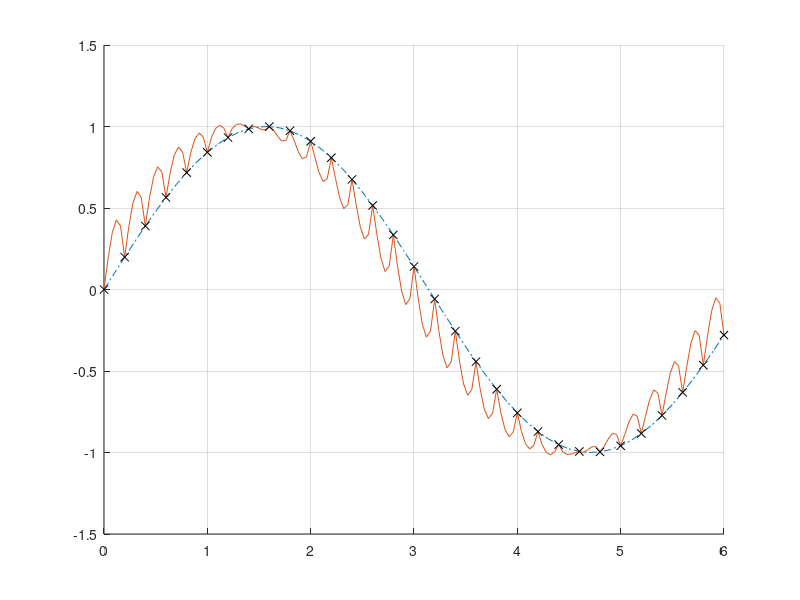

The MATLAB script that drew this image:
% cubic test function
% function cubic_test

clear vars;

% x = 0:.1:10;%[0 1 2.5 3.6 5 7 8.1 10];
% y = sin(x);
% xx = 0:.1:.5;
% yy = spline(x,y,xx);
% figure;
% plot(x,y,'o',xx,yy)

% % Some data
% t = 0.3:0.01:0.5;
% dt = t(end) - t(end-1);
% f = sin(2*pi*0.5*t);
% df = diff(f)/dt;

% Another go
f = @(t) sin(t);
df = @(t) cos(t);
ddf = @(t) -sin(t);
t = 0:.1:6;
ti = [];
fi = [];
dfi = [];
steps = 30;
for ts = linspace(0, t(end)-t(end)/steps, steps)
    t0 = ts
    t1 = ts+t(end)/steps;
    f0 = f(t0);
    f1 = f(t1);
    df0 = df(t0);
    ddf0 = ddf(t0);
    fi(end+1) = f0;
    ti(end+1) = t0;
    dfi(end+1) = df0;
    % Do some interpolating
    kstep = 5;
    dt = t1-t0;
    for k = 1/kstep:1/kstep:1
        ti(end+1) = t0+(k*dt);
        d = f0;
        c = df0;
        b = ddf0/2;
        a = f1 - b - c - d;
        fi(end+1) = a*k^3 + b*k^2 + c*k + d;
    end
end
figure; hold on; grid on;
plot(t, f(t), '-.');
plot(ti, fi);
plot(linspace(0, t(end), steps+1), f(linspace(0, t(end), steps+1)), 'xk')
return



% Some other data
t = 0:.1:3;
f = sin(t);%sin(2*pi*0.1*t);
dt = t(end) - t(end-1);
df = diff(f)/dt;
% df = [df(1) df];

% % Still more data
% 
% t = 0:1:10;
% f = sin(t);
% dt = t(end) - t(end-1);
% df = diff(f)/dt;


figure;
plot(t, f, '.', t, df, '-.');
grid on
% df(end+1) = df(end);

% fi, ti, interpolated t and f vectors
ti = [];
fi = [];
dfi =[];

ngrid = [1 2];%[5 6];%
% ngrid = 1:length(t);
dt = t(ngrid(2)) - t(ngrid(1));
for n=1:length(ngrid)-1%1:length(t)-1
    t0 = t(ngrid(n));
    f0 = f(ngrid(n));
    f1 = f(ngrid(n+1));
    df0 = df(ngrid(n));
    df1 = df(ngrid(n+1));

    fi(end+1) = f0;
    ti(end+1) = t0;
    % Do some interpolating
    step = 10;
    for k = 1/step:1/step:1
        ti(end+1) = t0+(k*dt);
        fi(end+1) =    (df1 - 2*f1 + df0 + 2*f0)*k^3 + ...
                (3*f1 - df1 - 2*df0 - 3*f0)*k^2 + df0*k + f0;
    end
    dfi = diff(fi)/((t(ngrid(2)) - t(ngrid(1)))/step);
end
hold on
plot(ti, fi)
plot(linspace(t(ngrid(1)), t(ngrid(2)), step), spline(t, f, linspace(t(ngrid(1)), t(ngrid(2)), step)))
% plot(linspace(t(ngrid(1)), t(ngrid(2)), step), dfi);